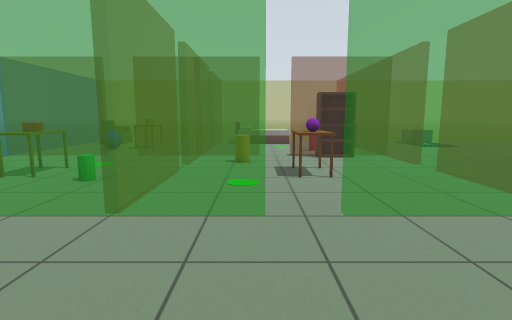
View 1 (above)

22 first-person views from a walk through a Gazebo world. The camera is 1 m above the floor, tilts 8° down and sees 80° across. The floor is counted in squares, 0.5 m on a side. Each view is taken from the middle of a square. On the plan, view 1 faces up. The plan holds only what a view shows up to about 17 squares ahead; the rest is blank.

View 2
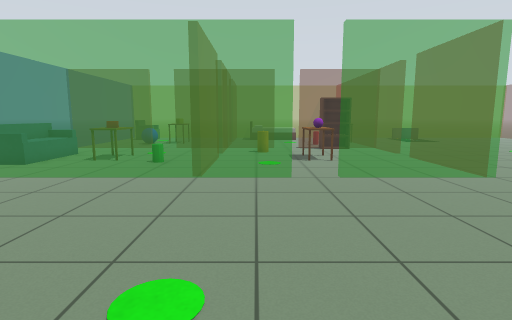

View 3
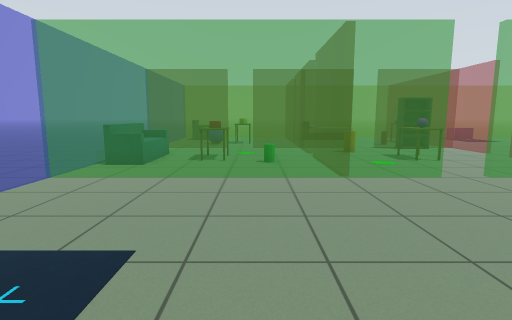

View 4
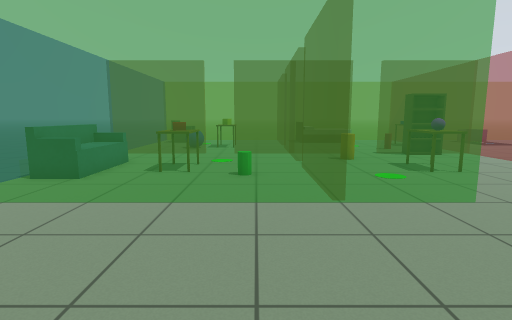

View 5
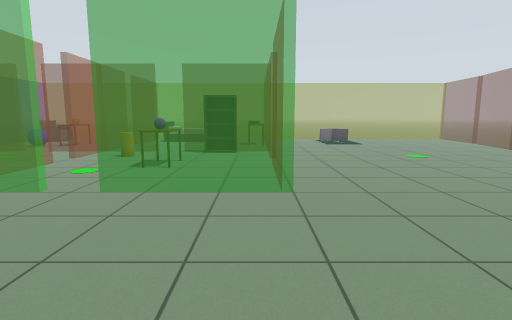

View 6
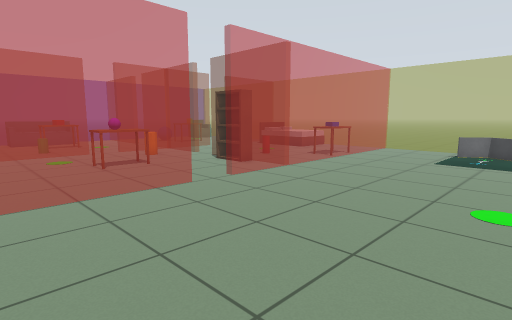

View 7
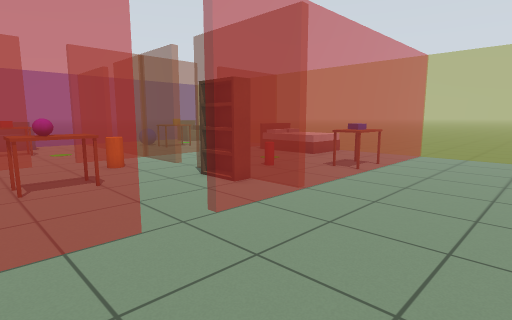

View 8
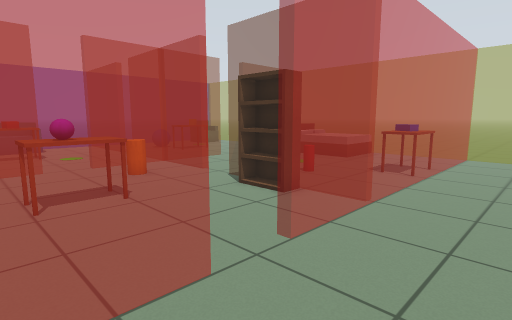

View 9
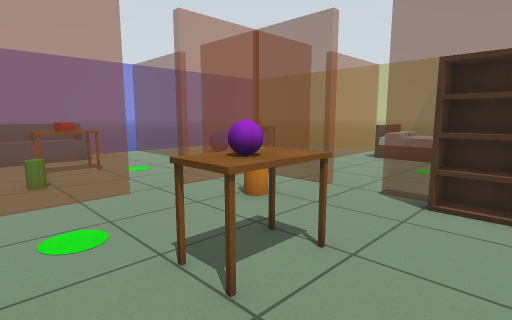

View 10
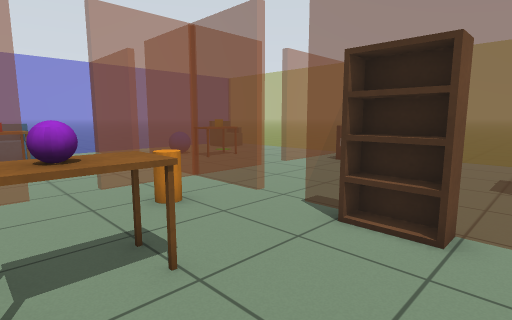

View 11
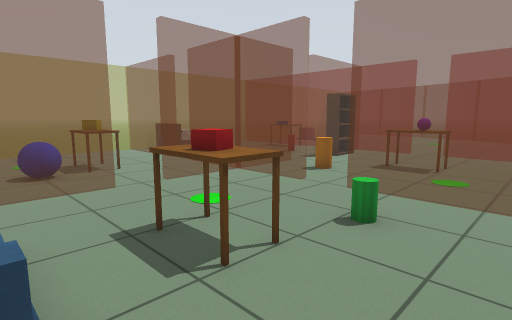

View 12
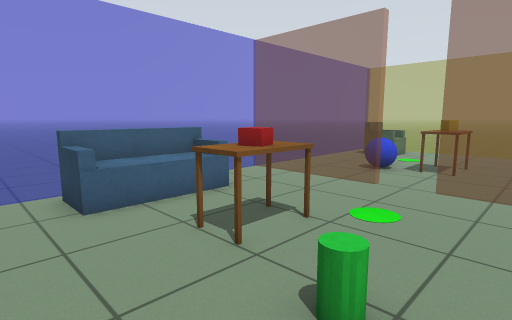

View 13
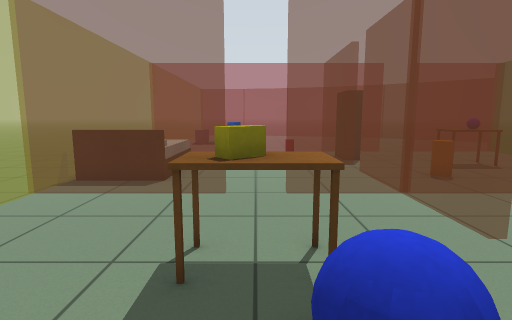

View 14
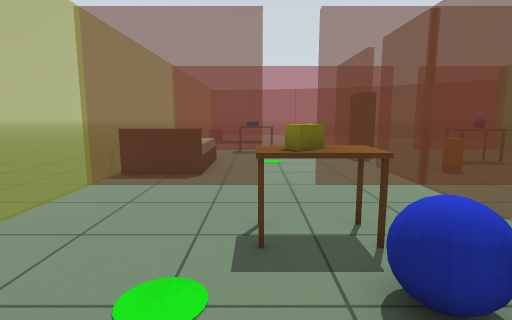

View 15
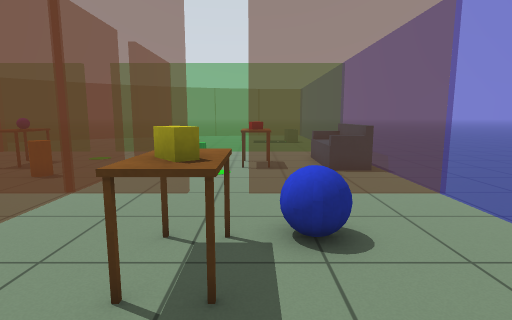

View 16
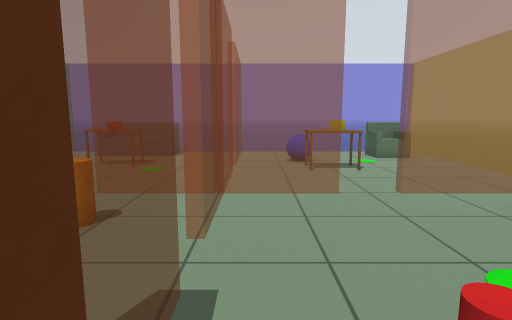

View 17
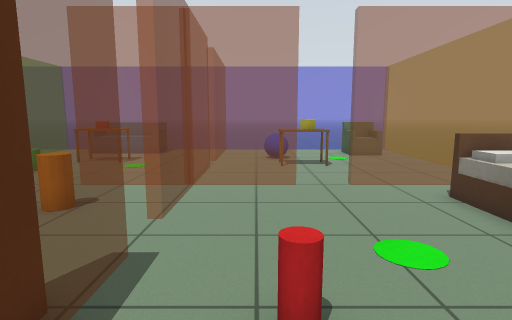

View 18
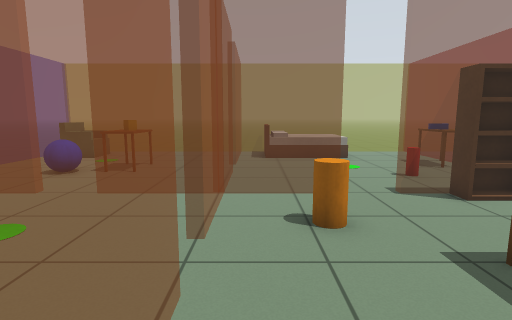

View 19
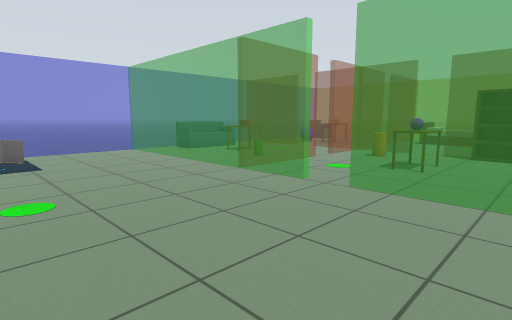

View 20
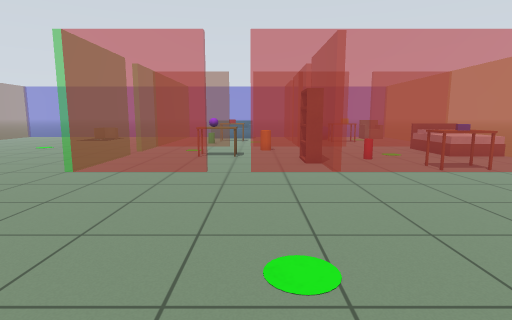

View 21
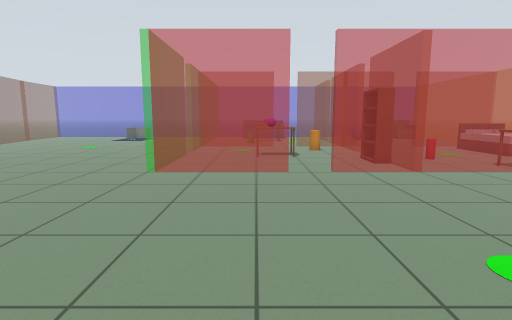

View 22
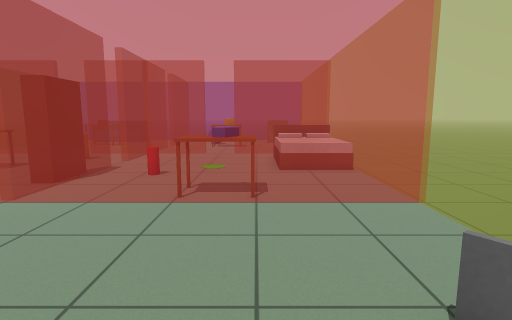

### Floor plan
Key: @ floor where view 1 was taken; . floor; = window, fence, low wall or low ledge; B bookshelf; C orange cylinder; T table; R red box; P purple ball; G green cylinder; S sofa; L blue box; E red cylinder; A bed; Y yellow box; U blue ball; M armchair.
Columns run from 13 left of view 1 to 18 right of it. Each row starts with its distance up from view 1.
 26  ==========================
 25 = MM......=AAAAAA...=.....=
 24 = MM......=AAAAAA...=...===
 23 =MMM......=AAAAAA...=......
 22 =.........=.......TT=.......
 21 =....TTT..=.......TL=.......
 20 =...UTYT..........TT=.......
 19 =..UUUTT..=.........=.......
 18 =...U.....=.....EE..=.......
 17 =.........=.........=.......
 16 ======.=======.======........
 15 =.........=.....BBB.=........
 14 =.........=.CC......=...........
 13 =SS.......=.C.......=...........
 12 =SS.TTT.......TTT...............
 11 =SS.TRT...=...TPT...=..........
 10 =SS.TTTGG.=...TTT...=......... .
  9 =SS.......=.........=........
  8 =.........=.........=........
  7 =.........=.........=........
  6 ==============.======........
  5 =..........................
  4  ........................
  3 =........................
  2 =.......................
  1 =......................
  0 = ==.........@......
 -1   =................
 -2             ...... .
 -3
 -4        .    .

Positions as (right, up) in squares from view 1, and headings:
1: (0, 0), facing up
2: (-1, -4), facing up
3: (-6, -4), facing up
4: (-5, -1), facing up
5: (6, -2), facing up
6: (15, 6), facing up-left
7: (12, 9), facing up-left
8: (10, 9), facing up-left
9: (5, 8), facing up-left
10: (6, 10), facing up-left
11: (-11, 7), facing up-right
12: (-4, 7), facing up-left
13: (-11, 20), facing right
14: (-12, 21), facing right
15: (-8, 24), facing down
16: (5, 17), facing left
17: (6, 18), facing left
18: (-2, 8), facing up
19: (6, -2), facing up-left
20: (18, 13), facing left
21: (18, 10), facing left
22: (14, 22), facing left
